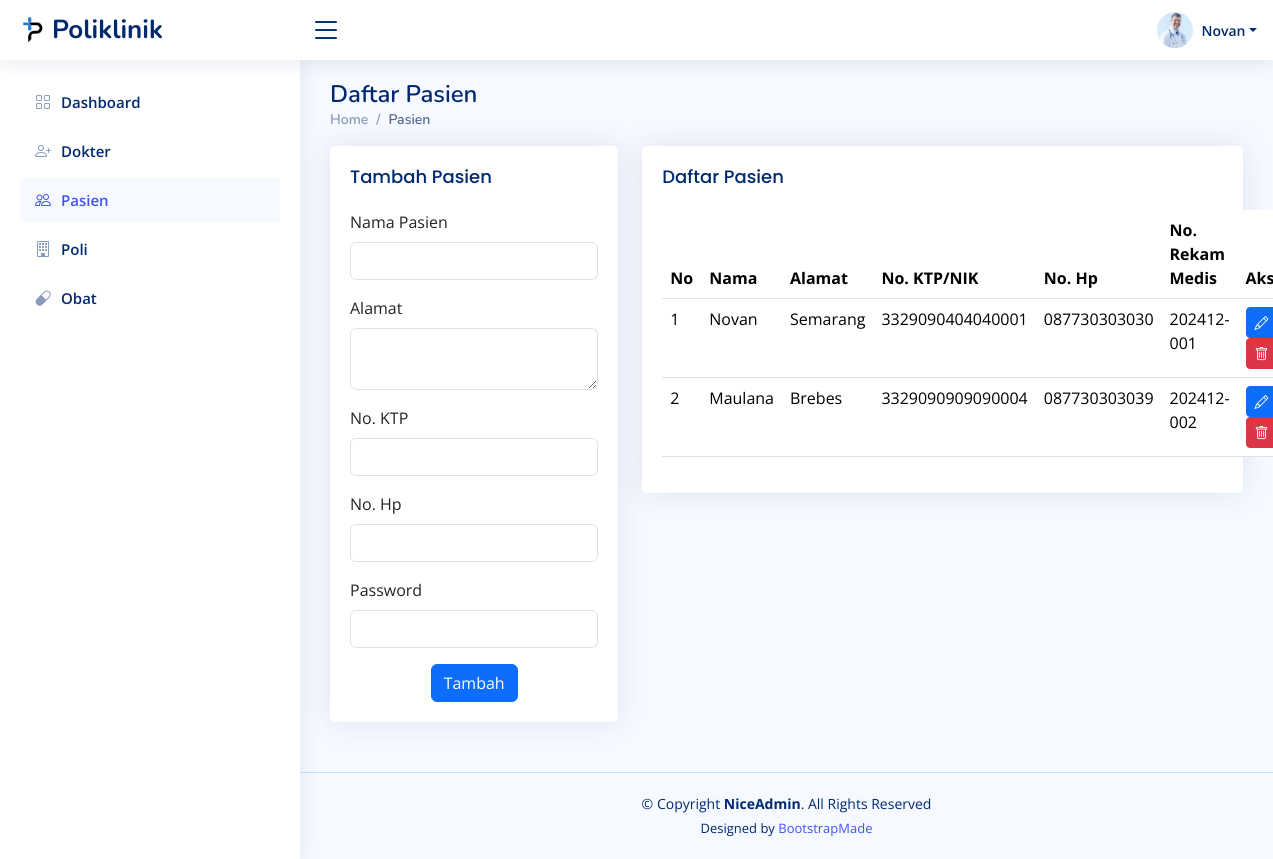
/pasien_admin.php (signed in), run on the app's committed database.
### tables this page shows
CREATE TABLE `pasien` (
  `id` int(11) NOT NULL,
  `nama` varchar(150) NOT NULL,
  `alamat` text NOT NULL,
  `no_ktp` varchar(16) NOT NULL,
  `password` varchar(255) NOT NULL,
  `no_hp` varchar(16) NOT NULL,
  `no_rm` char(10) DEFAULT NULL
);

### pasien_admin.php (the view, shortened to what this page needs)
<?php
$nama = $_SESSION['nama'];
?>
<!DOCTYPE html>
<html lang="en">
<head>
  <link href="assets/vendor/bootstrap/css/bootstrap.min.css" rel="stylesheet" />
  <link href="assets/vendor/bootstrap-icons/bootstrap-icons.css" rel="stylesheet" />
  <link href="assets/vendor/boxicons/css/boxicons.min.css" rel="stylesheet" />
  <link href="assets/vendor/quill/quill.snow.css" rel="stylesheet" />
  <link href="assets/vendor/quill/quill.bubble.css" rel="stylesheet" />
  <link href="assets/vendor/remixicon/remixicon.css" rel="stylesheet" />
  <link href="assets/vendor/simple-datatables/style.css" rel="stylesheet" />
  <link href="assets/css/style.css" rel="stylesheet" />
</head>
<body>
  <header id="header" class="header fixed-top d-flex align-items-center">
    <div class="d-flex align-items-center justify-content-between">
      <a href="index.html" class="logo d-flex align-items-center">
        <img src="assets/img/logo.png" alt="" />
        <span class="d-none d-lg-block">Poliklinik</span>
      </a>
      <i class="bi bi-list toggle-sidebar-btn"></i>
    </div>
    <nav class="header-nav ms-auto">
      <ul class="d-flex align-items-center">
        <li class="nav-item dropdown pe-3">
          <a class="nav-link nav-profile d-flex align-items-center pe-0" href="#" data-bs-toggle="dropdown">
            <img src="assets/img/doctor.jpg" alt="Profile" class="rounded-circle" />
            <span class="d-none d-md-block dropdown-toggle ps-2"><?php echo $nama ?></span> </a>
        </li>
      </ul>
    </nav>
  </header>
  <aside id="sidebar" class="sidebar">
    <ul class="sidebar-nav" id="sidebar-nav">
      <li class="nav-item">
        <a class="nav-link collapsed" href="dashboard_admin.php">
          <i class="bi bi-grid"></i>
          <span>Dashboard</span>
        </a>
      </li>
      <li class="nav-item">
        <a class="nav-link collapsed" href="dokter_admin.php">
          <i class="bi bi-person-plus"></i>
          <span>Dokter</span>
        </a>
      </li>
      <li class="nav-item">
        <a class="nav-link" href="pasien_admin.php">
          <i class="bi bi-people"></i>
          <span>Pasien</span>
        </a>
      </li>
      <li class="nav-item">
        <a class="nav-link collapsed" href="poli_admin.php">
          <i class="bi bi-building"></i>
          <span>Poli</span>
        </a>
      </li>
      <li class="nav-item">
        <a class="nav-link collapsed" href="obat_admin.php">
          <i class="bi bi-capsule"></i>
          <span>Obat</span>
        </a>
      </li>
    </ul>
  </aside>
  <main id="main" class="main">
    <div class="pagetitle">
      <h1>Daftar Pasien</h1>
      <nav>
        <ol class="breadcrumb">
          <li class="breadcrumb-item"><a href="dashboard_admin.php">Home</a></li>
          <li class="breadcrumb-item active">Pasien</li>
        </ol>
      </nav>
    </div>
    <section class="section dashboard">
      <div class="row">
        <div class="col-lg-4">
          <div class="card">
            <div class="card-body">
              <h5 class="card-title">Tambah Pasien</h5>
              <form action="src/pasien/add.php" method="post" class="row g-3">
                <div class="col-12">
                  <label for="inputNama" class="form-label">Nama Pasien</label>
                  <input type="text" class="form-control" id="inputNama" name="nama" />
                </div>
                <div class="col-12">
                  <label for="inputAlamat" class="form-label">Alamat</label>
                  <textarea class="form-control" id="inputAlamat" name="alamat"></textarea>
                </div>
                <div class="col-12">
                  <label for="inputNoKTP" class="form-label">No. KTP</label>
                  <input type="text" class="form-control" id="inputNoKTP" name="no_ktp" />
                </div>
                <div class="col-12">
                  <label for="inputNoHp" class="form-label">No. Hp</label>
                  <input type="text" class="form-control" id="inputNoHp" name="no_hp" />
                </div>
                <div class="col-12">
                  <label for="inputPassword" class="form-label">Password</label>
                  <input type="password" class="form-control" id="inputPassword" name="password" />
                </div>
                <div class="text-center">
                  <button type="submit" class="btn btn-primary">
                    Tambah
                  </button>
                </div>
              </form>
            </div>
          </div>
        </div>
        <div class="col-lg-8">
          <div class="row">
            <div class="col-12">
              <div class="card">
                <div class="card-body">
                  <h5 class="card-title">Daftar Pasien</h5>
                  <table class="table datatable">
                    <thead>
                      <tr>
                        <th>No</th>
                        <th>Nama</th>
                        <th>Alamat</th>
                        <th>No. KTP/NIK</th>
                        <th>No. Hp</th>
                        <th>No. Rekam Medis</th>
                        <th>Aksi</th>
                      </tr>
                    </thead>
                    <tbody>
                      <?php
                      require 'config/database.php';
                      $no = 1;
                      $query = "SELECT * FROM pasien";
                      $result = mysqli_query($mysqli, $query);
                      while ($data = mysqli_fetch_array($result)) {
                      ?>
                        <tr>
                          <td><?php echo $no++ ?></td>
                          <td><?php echo $data['nama'] ?></td>
                          <td><?php echo $data['alamat'] ?></td>
                          <td><?php echo $data['no_ktp'] ?></td>
                          <td><?php echo $data['no_hp'] ?></td>
                          <td><?php echo $data['no_rm'] ?></td>
                          <td>
                            <button type='button' class='btn btn-sm btn-primary' data-toggle="modal"
                              data-target="#editModal<?php echo $data['id'] ?>"><i class="bi bi-pencil"></i></button>
                            <button type='button' class='btn btn-sm btn-danger' data-toggle="modal"
                              data-target="#hapusModal<?php echo $data['id'] ?>"><i class="bi bi-trash"></i></button>
                          </td>
                        </tr>
                      <?php } ?>
                    </tbody>
                  </table>
                </div>
              </div>
            </div>
          </div>
        </div>
      </div>
    </section>
  </main>
  <footer id="footer" class="footer">
    <div class="copyright">
      &copy; Copyright <strong><span>NiceAdmin</span></strong>. All Rights Reserved
    </div>
    <div class="credits">
      Designed by <a href="https://bootstrapmade.com/">BootstrapMade</a>
    </div>
  </footer>
</body>
</html>

### assets/css/style.css (style rules this page uses)
:root { scroll-behavior: smooth; }
body { font-family: "Open Sans", sans-serif; background: #f6f9ff; color: #444444; }
a { color: #4154f1; text-decoration: none; }
h1, h2, h3, h4, h5, h6 { font-family: "Nunito", sans-serif; }
#main { margin-top: 60px; padding: 20px 30px; transition: all 0.3s; }
.pagetitle { margin-bottom: 10px; }
.pagetitle h1 { font-size: 24px; margin-bottom: 0; font-weight: 600; color: #012970; }
.card { margin-bottom: 30px; border: none; border-radius: 5px; box-shadow: 0px 0 30px rgba(1, 41, 112, 0.1); }
.card-title { padding: 20px 0 15px 0; font-size: 18px; font-weight: 500; color: #012970; font-family: "Poppins", sans-serif; }
.card-body { padding: 0 20px 20px 20px; }
.breadcrumb { font-size: 14px; font-family: "Nunito", sans-serif; color: #899bbd; font-weight: 600; }
.breadcrumb a { color: #899bbd; transition: 0.3s; }
.breadcrumb .breadcrumb-item::before { color: #899bbd; }
.breadcrumb .active { color: #51678f; font-weight: 600; }
.logo { line-height: 1; }
@media (min-width: 1200px) { .logo { width: 280px; } }
.logo img { max-height: 26px; margin-right: 6px; }
.logo span { font-size: 26px; font-weight: 700; color: #012970; font-family: "Nunito", sans-serif; }
.header { transition: all 0.5s; z-index: 997; height: 60px; box-shadow: 0px 2px 20px rgba(1, 41, 112, 0.1); background-color: #fff; padding-left: 20px; }
.header .toggle-sidebar-btn { font-size: 32px; padding-left: 10px; cursor: pointer; color: #012970; }
.header-nav ul { list-style: none; }
.header-nav > ul { margin: 0; padding: 0; }
.header-nav .nav-profile { color: #012970; }
.header-nav .nav-profile img { max-height: 36px; }
.header-nav .nav-profile span { font-size: 14px; font-weight: 600; }
.sidebar { position: fixed; top: 60px; left: 0; bottom: 0; width: 300px; z-index: 996; transition: all 0.3s; padding: 20px; overflow-y: auto; scrollbar-width: thin; scrollbar-color: #aab7cf transparent; box-shadow: 0px 0px 20px rgba(1, 41, 112, 0.1); background-color: #fff; }
@media (min-width: 1200px) { #main, #footer { margin-left: 300px; } }
.sidebar-nav { padding: 0; margin: 0; list-style: none; }
.sidebar-nav li { padding: 0; margin: 0; list-style: none; }
.sidebar-nav .nav-item { margin-bottom: 5px; }
.sidebar-nav .nav-link { display: flex; align-items: center; font-size: 15px; font-weight: 600; color: #4154f1; transition: 0.3; background: #f6f9ff; padding: 10px 15px; border-radius: 4px; }
.sidebar-nav .nav-link i { font-size: 16px; margin-right: 10px; color: #4154f1; }
.sidebar-nav .nav-link.collapsed { color: #012970; background: #fff; }
.sidebar-nav .nav-link.collapsed i { color: #899bbd; }
.footer { padding: 20px 0; font-size: 14px; transition: all 0.3s; border-top: 1px solid #cddfff; }
.footer .copyright { text-align: center; color: #012970; }
.footer .credits { padding-top: 5px; text-align: center; font-size: 13px; color: #012970; }

### data on the page
pasien: nama "Novan", alamat "Semarang", no_ktp "3329090404040001", no_hp "087730303030", no_rm "202412-001"
pasien: nama "Maulana", alamat "Brebes", no_ktp "3329090909090004", no_hp "087730303039", no_rm "202412-002"

### other printed values
$nama "Novan"
